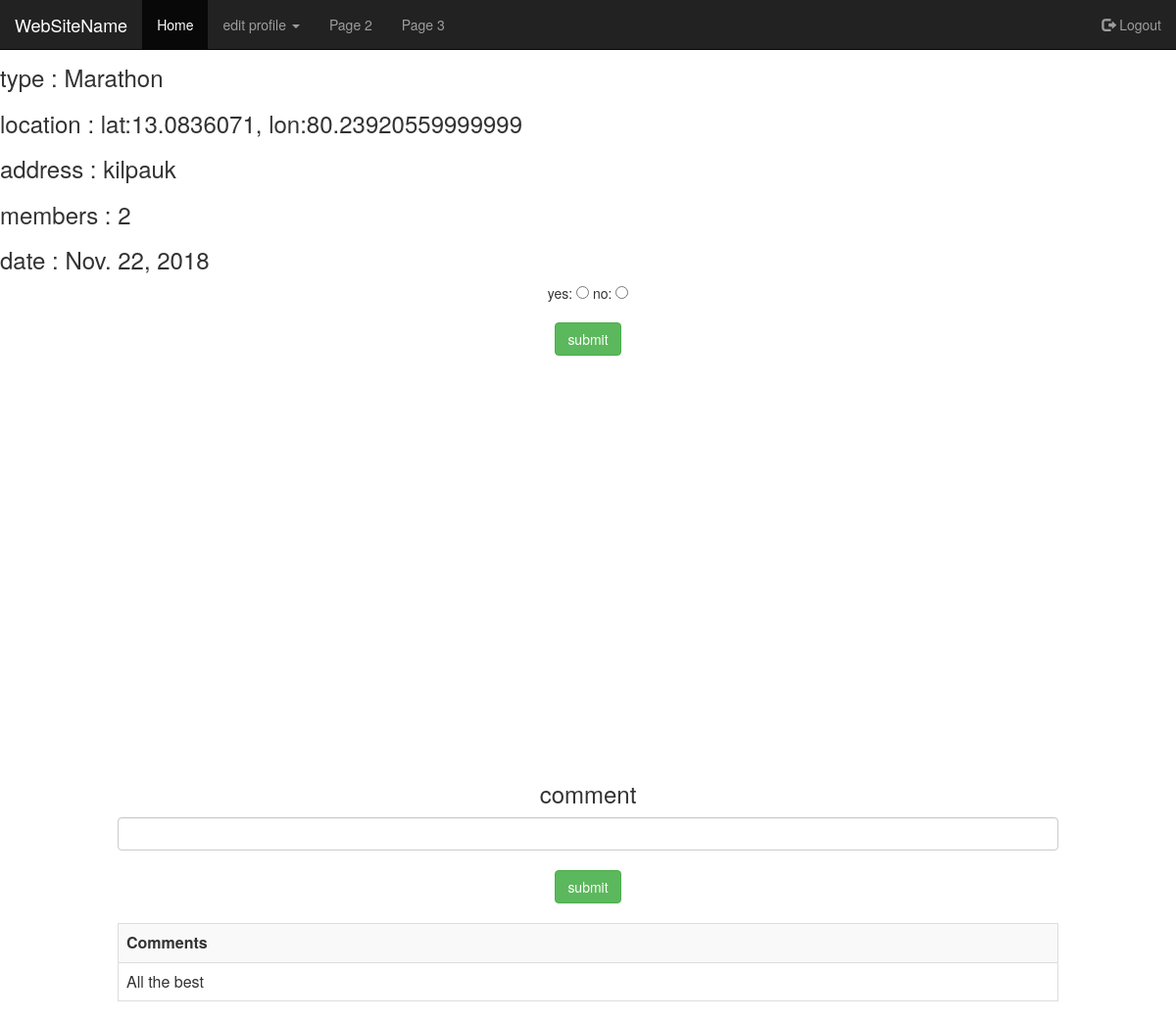
The page /community/group-detail/1/ (signed in) on the database its author committed.
### community/models.py (models this page shows, shortened)
class GroupTable(models.Model):
    founder = models.ForeignKey(User, on_delete=models.CASCADE)
    title = models.CharField(max_length=100)
    type = models.CharField(max_length=100)
    lat = models.FloatField(default=0.0)
    lon = models.FloatField(default=0.0)
    date = models.DateField()
    number = models.IntegerField(default=0)
    address = models.CharField(max_length=100, default="")

class CommentTable(models.Model):
    group = models.ForeignKey(GroupTable, on_delete=models.CASCADE)
    user = models.ForeignKey(User, on_delete=models.CASCADE, null=True)
    comment = models.CharField(max_length=500)

### community/views.py (the view)
# urls.py: url(r'^group-detail/(?P<g_id>[0-9]+)/$', group_detail, name='group_detail'),  # done
@login_required(login_url="http://127.0.0.1:8000/register/login/")
def group_detail(request, g_id):
    content = GroupTable.objects.filter(pk=g_id)
    if request.method == 'POST':
        if 'choice' in request.POST:
            choice = request.POST['choice']
            group = GroupTable.objects.get(pk=g_id)
            comments = CommentTable.objects.filter(group=group)
            if choice == "yes":
                joined =MemberTable.objects.filter(user=request.user, group=group)
                if joined.count()==0:  #not joined
                    join = MemberTable(user=request.user, group=group)
                    join.save()     #joined
                    group.number = group.number+1
                    group.save()
                    return render(request, 'community/group-detail.html', {'content': content, 'message':'you have joined', 'comments':comments})
                else:
                    return render(request, 'community/group-detail.html', {'content': content, 'message':'you have already joined', 'comments':comments})
            else: #clicked no
                joined =MemberTable.objects.filter(user=request.user, group=group)
                if joined.count()>0:  #joined
                    joined.delete()
                    group.number = group.number-1
                    group.save()
                    return render(request, 'community/group-detail.html', {'content': content, 'message':'you are out of the group', 'comments':comments})
                else:
                    return render(request, 'community/group-detail.html', {'content': content, 'message':'you never joined the group', 'comments':comments})
        else:
            group = GroupTable.objects.get(pk=g_id)
            comments = CommentTable.objects.filter(group=group)
            comment = request.POST['comment']
            if comment != "":
                c = CommentTable(group=group, comment=comment, user=request.user)
                c.save()
            return render(request, 'community/group-detail.html',
                          {'content': content, 'message': 'you need to select 1 option', 'comments':comments})
    else:
        if content.count()==0:
            return render(request, 'community/nopage.html', {})
        group = GroupTable.objects.get(pk=g_id)
        comments = CommentTable.objects.filter(group=group)
        return render(request, 'community/group-detail.html', {'content':content, 'comments':comments})

### community/templates/community/group-detail.html (shortened to what this page needs)
{% extends 'community/base/login-navbar.html' %}
    {% block content %}
            {% for conten in content %}
                <h3>title :  {{ conten.title }}</h3>
                <h3>type :  {{ conten.type }}</h3>
                    <h3>location :  lat:<span id="lat1">{{ conten.lat }}</span>, lon:<span id="lon1">{{ conten.lon }}</span></h3>
                <h3>address :  {{ conten.address }}</h3>
                <h3>members :  {{ conten.number }}</h3>
                <h3>date :  {{ conten.date }}</h3>
            {% endfor %}
            <center>
                <form method="POST">
                    <div class="custom-control custom-radio">
                    yes: <input type="radio" name="choice" value="yes" class="custom-control-input">
                    no: <input type="radio" name="choice" value="no" class="custom-control-input"><br><br>
                    <button type="submit" class="btn btn-success">submit</button>
                    </div>
                   </center>
                    <br>
<center><div id="map" style="width: 80%; height: 45%;"></div></center><br>
<center>
    <h3>comment</h3> <input type="textarea" name="comment" class="form-control" rows="5" style="width:80%" maxlength="500"><br>
                            <button type="submit" class="btn btn-success">submit</button><br><br></center>
    <div class="table-responsive">
        <center>
    <table border="1" style="width:80%" class="table table-striped table-bordered table-hover">
            <tr>
                <th>Comments
                </th>
            </tr>
            {% for i in comments %}
            <tr>
                <td>
                    {{ i.comment }}
                </td>
            </tr>
            {% endfor %}
        </table>
        </center>
    </div>
{% endblock %}

### rows shown on the page
GroupTable: type "Marathon", lat "13.0836071", lon "80.23920559999999", address "kilpauk", number "2", date "Nov. 22, 2018"
CommentTable: comment "All the best"
